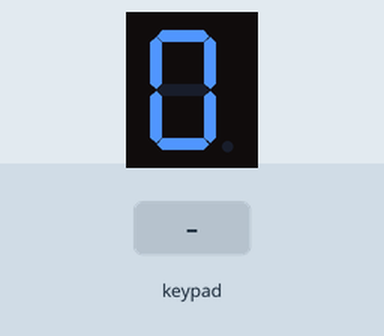
The sketch below on a simulated Arduino Uno, built with avr-gcc and run on an emulated ATmega328P. Parts: 1-digit seven-segment display. Wiring (inferred from the names in the program): 1-digit 7-segment display, segments lit when HIGH: segments pin 9, pin 10, pin 11, pin 6, pin 7, pin 8, pin 5. Inputs (shaded band) come from the test bench. The segment pins are drawn as the display they are named for; what the sketch prints to the serial monitor is not drawn.

Above: at 0.1 s.
At 0.9 s:
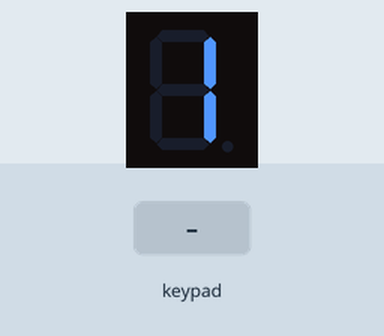
At 7.3 s:
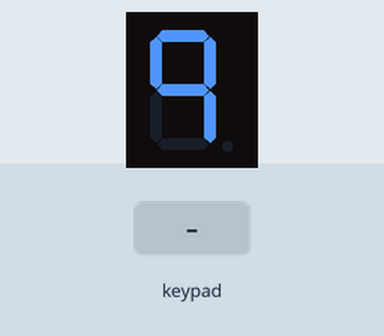
8.9 s: key '1' pressed
10.4 s: keypad keys 3 2 1 6 # pressed 0.4 s apart
13.9 s: key 'A' pressed
15.4 s: keypad keys 3 2 1 6 * pressed 0.4 s apart
18.9 s: key 'B' pressed
20.4 s: keypad keys 3 2 1 6 D pressed 0.4 s apart
Timing chart, 0 to 23.4 s (numbered marks = the images above; inputs shaded):
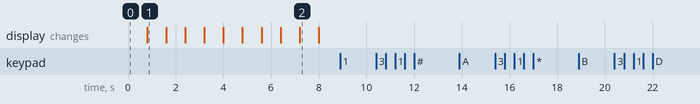

Measured:
- after the input at 8.9 s, every drawn part: stays the same
- after the input at 10.4 s, every drawn part: stays the same
- after the input at 13.9 s, every drawn part: stays the same
- after the input at 15.4 s, every drawn part: stays the same
- after the input at 18.9 s, every drawn part: stays the same
- after the input at 20.4 s, every drawn part: stays the same
- what the display in image 1 shows lasts 0.8 s, from 0.8 s to 1.6 s

The sketch:

teclado_y_digito.ino
```cpp
#include <Keypad.h>
#include <Key.h>

const int a = 11;
const int b = 10;
const int c = 9;
const int d = 8;
const int e = 7;
const int f = 6;
const int g = 5;
const int h = 4;

void setup() {
  pinMode(a, OUTPUT);
  pinMode(b, OUTPUT);
  pinMode(c, OUTPUT);
  pinMode(d, OUTPUT);
  pinMode(e, OUTPUT);
  pinMode(f, OUTPUT);
  pinMode(g, OUTPUT);
    Serial.begin(9600);


}

void loop() {
  contar(800);

  byte ROWS = 4;
  byte COLS = 4;

  char hexaKeys[ROWS][COLS] = {
    {'1', '2', '3', 'A'},
    {'4', '5', '6', 'B'},
    {'7', '8', '9', 'C'},
    {'*', '0', '#', 'D'}
  };

  byte rowPins[ROWS] = {3, 2, 1, 6};
  byte colPins[COLS] = {13, 12, 4, 3};

 Keypad customKeypad = Keypad(makeKeymap(hexaKeys), rowPins, colPins, ROWS, COLS);

  while(true){
  char customKey = customKeypad.getKey();

  if (customKey){
    Serial.println(customKey);
  }
  }
}


void contar(int descanso){
  cero();
  delay(descanso);
  reset();
  uno();
  delay(descanso);
  reset();
  dos();
  delay(descanso);
  reset();
  tres();
  delay(descanso);
  reset();
  cuatro();
  delay(descanso);
  reset();
  cinco();
  delay(descanso);
  reset();
  seis();
  delay(descanso);
  reset();
  siete();
  delay(descanso);
  reset();
  ocho();
  delay(descanso);
  reset();
  nueve();
  delay(descanso);
  reset();

}


void teclado (){


}


void reset(){
  digitalWrite(a, LOW);
  digitalWrite(b, LOW);
  digitalWrite(c, LOW);
  digitalWrite(d, LOW);
  digitalWrite(e, LOW);
  digitalWrite(f, LOW);
  digitalWrite(g, LOW);

}
void uno(){
  digitalWrite(a, HIGH);
  digitalWrite(b, HIGH);
}
void dos(){
  digitalWrite(b, HIGH);
  digitalWrite(c, HIGH);
  digitalWrite(e, HIGH);
  digitalWrite(f, HIGH);
  digitalWrite(g, HIGH);
}

void tres(){
  digitalWrite(a, HIGH);
  digitalWrite(b, HIGH);
  digitalWrite(c, HIGH);
  digitalWrite(f, HIGH);
  digitalWrite(g, HIGH);

}
void cuatro(){
  digitalWrite(a, HIGH);
  digitalWrite(b, HIGH);
  digitalWrite(d, HIGH);
  digitalWrite(g, HIGH);
}
void cinco(){
  digitalWrite(d, HIGH);
  digitalWrite(c, HIGH);
  digitalWrite(a, HIGH);
  digitalWrite(f, HIGH);
  digitalWrite(g, HIGH);
}
void seis(){
  digitalWrite(a, HIGH);
  digitalWrite(c, HIGH);
  digitalWrite(d, HIGH);
  digitalWrite(e, HIGH);
  digitalWrite(f, HIGH);
  digitalWrite(g, HIGH);

}
void siete(){
  digitalWrite(a, HIGH);
  digitalWrite(b, HIGH);
  digitalWrite(c, HIGH);
}
void ocho(){
  digitalWrite(a, HIGH);
  digitalWrite(b, HIGH);
  digitalWrite(c, HIGH);
  digitalWrite(d, HIGH);
  digitalWrite(e, HIGH);
  digitalWrite(f, HIGH);
  digitalWrite(g, HIGH);
}
void nueve(){
  digitalWrite(a, HIGH);
  digitalWrite(b, HIGH);
  digitalWrite(c, HIGH);
  digitalWrite(d, HIGH);
  digitalWrite(g, HIGH);
}
void cero(){
  digitalWrite(a, HIGH);
  digitalWrite(b, HIGH);
  digitalWrite(c, HIGH);
  digitalWrite(d, HIGH);
  digitalWrite(e, HIGH);
  digitalWrite(f, HIGH);
}
```
